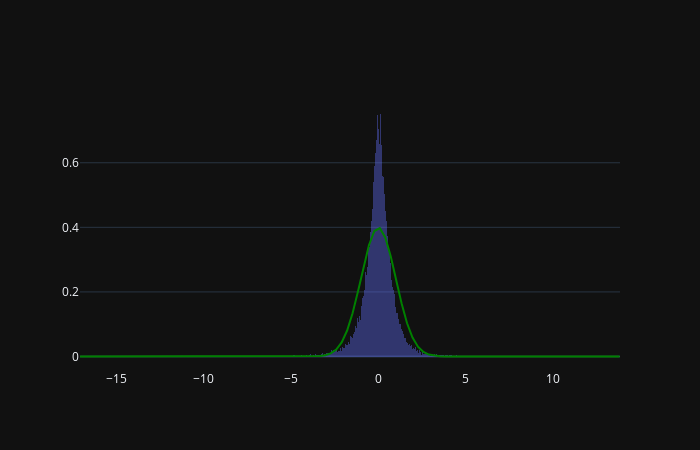

Notebook cell for this chart:
### Code cell
hist_fig(returns, bins=1000)
